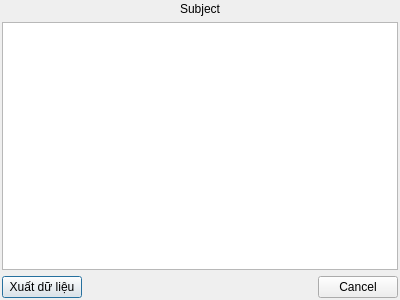
<?xml version="1.0" encoding="UTF-8"?>
<ui version="4.0">
 <class>dlgHtmlViewer</class>
 <widget class="QDialog" name="dlgHtmlViewer">
  <property name="geometry">
   <rect>
    <x>0</x>
    <y>0</y>
    <width>400</width>
    <height>300</height>
   </rect>
  </property>
  <property name="windowTitle">
   <string>Dialog</string>
  </property>
  <layout class="QVBoxLayout" name="verticalLayout_2">
   <property name="leftMargin">
    <number>2</number>
   </property>
   <property name="topMargin">
    <number>2</number>
   </property>
   <property name="rightMargin">
    <number>2</number>
   </property>
   <property name="bottomMargin">
    <number>2</number>
   </property>
   <item>
    <layout class="QVBoxLayout" name="verticalLayout">
     <item>
      <widget class="QLabel" name="lblSubject">
       <property name="text">
        <string>Subject</string>
       </property>
       <property name="alignment">
        <set>Qt::AlignCenter</set>
       </property>
      </widget>
     </item>
     <item>
      <widget class="QTextBrowser" name="txtContent"/>
     </item>
    </layout>
   </item>
   <item>
    <layout class="QHBoxLayout" name="horizontalLayout">
     <item>
      <widget class="QPushButton" name="btnExport">
       <property name="text">
        <string>Xuất dữ liệu</string>
       </property>
      </widget>
     </item>
     <item>
      <widget class="QDialogButtonBox" name="buttonBox">
       <property name="orientation">
        <enum>Qt::Horizontal</enum>
       </property>
       <property name="standardButtons">
        <set>QDialogButtonBox::Cancel</set>
       </property>
      </widget>
     </item>
    </layout>
   </item>
  </layout>
 </widget>
 <resources/>
 <connections>
  <connection>
   <sender>buttonBox</sender>
   <signal>accepted()</signal>
   <receiver>dlgHtmlViewer</receiver>
   <slot>accept()</slot>
   <hints>
    <hint type="sourcelabel">
     <x>248</x>
     <y>254</y>
    </hint>
    <hint type="destinationlabel">
     <x>157</x>
     <y>274</y>
    </hint>
   </hints>
  </connection>
  <connection>
   <sender>buttonBox</sender>
   <signal>rejected()</signal>
   <receiver>dlgHtmlViewer</receiver>
   <slot>reject()</slot>
   <hints>
    <hint type="sourcelabel">
     <x>316</x>
     <y>260</y>
    </hint>
    <hint type="destinationlabel">
     <x>286</x>
     <y>274</y>
    </hint>
   </hints>
  </connection>
 </connections>
</ui>
